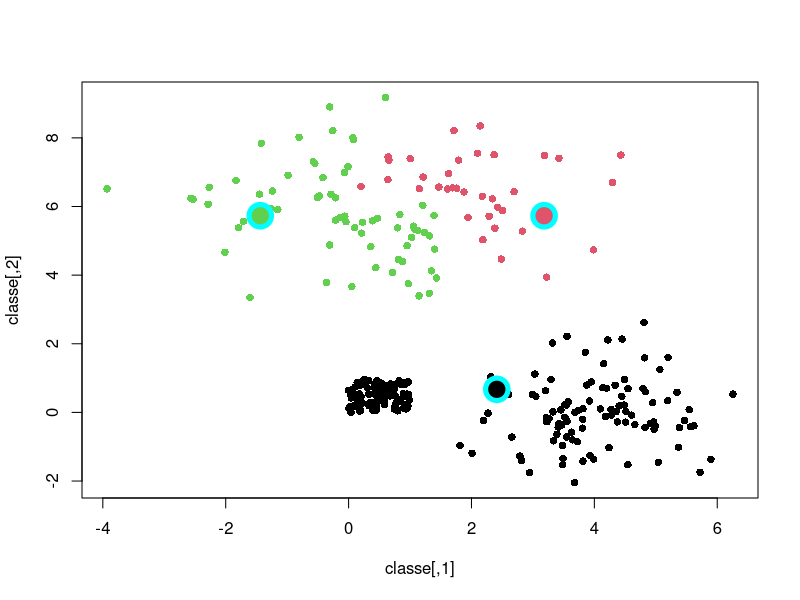
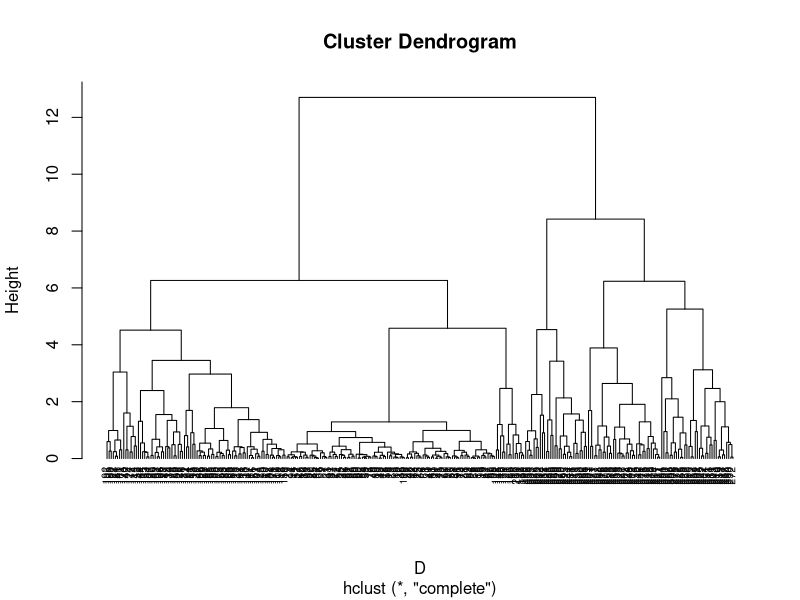
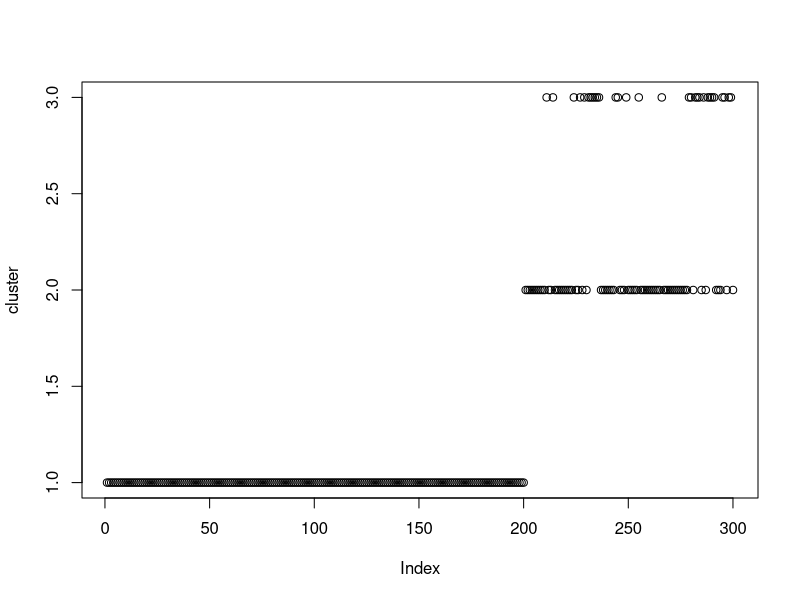
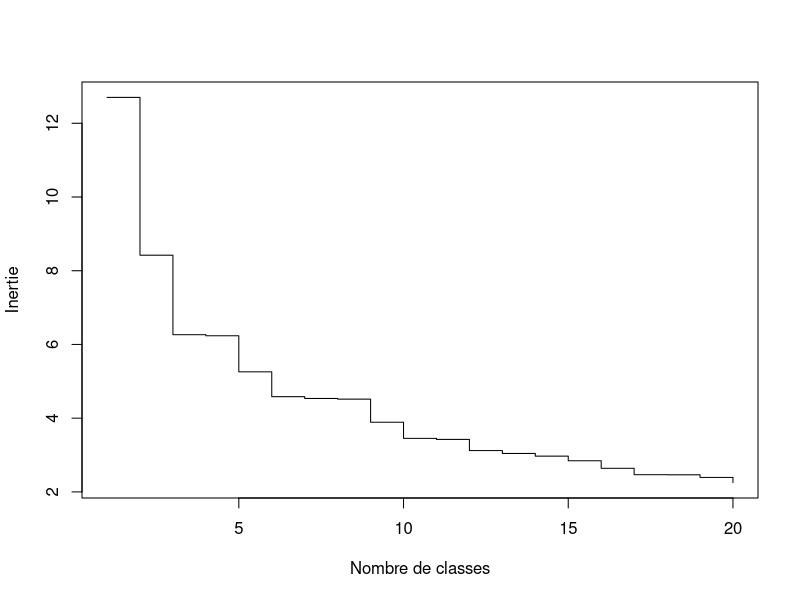

The R source for these figures, in order: (Note: this script raises an error after producing the figures.)

# TP3 POUJOL TEDDY COQUILLARD REMI
# I GENERATION DE POINTS

# création de la matrice contenant les 300 points à classer
mligne <- 300
matrice <- matrix(NA,nrow = mligne, ncol = 2)
rownames(matrice)<-c(1:300)

# a) génération x et y uniformes sur [0,1]
unifX <- runif(100,0,1)
unifY <- runif(100,0,1)

# b) génération x et y gaussiennes de variance 1 avec x de moyenne 4 et y centrée
norm1X <- rnorm(100,4,1)
norm1Y <- rnorm(100,0,1)

# c) génération x et y gaussiennes de variance 2, avec x de moyenne 0.5 et y de moyenne 6
norm2X <- rnorm(100,0.5,sqrt(2))
norm2Y <- rnorm(100,6,sqrt(2))

# Remplissage de la matrice
for (i in 1:100){
  matrice[i,1] <- unifX[i]
  matrice[i,2] <- unifY[i]
  
  matrice[100+i,1] <- norm1X[i]
  matrice[100+i,2] <- norm1Y[i]
  
  matrice[200+i,1] <- norm2X[i]
  matrice[200+i,2] <- norm2Y[i]
}


# fonction distance Euclidienne permettant d'avoir la distance entre deux points
distance_euclidienne<-function(x1,y1,x2,y2){
  X = cbind(x1,x2)
  Y = cbind(y1,y2)
  dist <- sqrt((X[,2]- Y[,2])^2 + (X[,1] - Y[,1])^2)
  return(dist)
}

# II Classification non supervisée

# fonction de classification rendant les points centraux des classes
classiAscendantehierarchique<- function(K,m,matrice){
  
  # matrice distance contenant les distance entre tout les points de la matrice
  dist <- dist(matrice,method="euclidean")
  
  # conversion de dist en matrice
  dist <- as.matrix(dist)
  
  # transformation de dist en matrice triangulaire inférieur
  dist[upper.tri(dist)] <- NA 
  diag(dist) <- NA
  
  # recherce de la distance minimum dans la matrice distance
  elim <- which(dist==min(dist,na.rm=T),arr.ind = T)
  # recupération des deux éléments contenant les lignes et colonnes à supprimer
  elimX <- elim[,1]
  elimY <- elim[,2]
  # calcul moyenne
  moyenneX <- (matrice[elimX,1]+matrice[elimY,1])/2
  moyenneY <- (matrice[elimX,2]+matrice[elimY,2])/2
  
  
  dist <- dist(matrice,method="euclidean")
  dist <- as.matrix(dist)
  
  dist[upper.tri(dist)] <- NA
  diag(dist) <- NA
  
  # tant que le nombre de ligne de dist est supérieur au nombre de classes
  while(nrow(dist) > K){
    # on recherche la distance minimum
    elim <- which(dist==min(dist,na.rm=T),arr.ind = T)
    elimX <- elim[1,1]
    elimY <- elim[1,2]
    
    # calcul moyenne
    moyenneX <- (matrice[elimX,1]+matrice[elimY,1])/2
    moyenneY <- (matrice[elimX,2]+matrice[elimY,2])/2
    
    # debut fusion en remplace la ligne par la moyenne des deux
    matrice[elimX,1] <- moyenneX
    matrice[elimX,2] <- moyenneY
    
    # renommage des lignes dans la matrice principale
    rownames(matrice)[elimX]<-paste(rownames(matrice)[elimX],rownames(matrice)[elimY])
    
    # suppression seconde ligne
    matrice <- matrice[-elimY,]
    
    # suppression la seconde ligne avec la colonne associée
    dist <- dist[-elimY,]
    dist <- dist[,-elimY] 
    
    # redimensionnement de la matrice dist
    dist <- dist(matrice,method="euclidean")
    dist <- as.matrix(dist)
    
    dist[upper.tri(dist)] <- NA
    diag(dist) <- NA
    
  }
  
  # retourne la matrice avec les centres des classes 
  return (matrice)
}

# Récupération du centre des classes
centreClasse <- classiAscendantehierarchique(3,300,matrice)

# Récupération des points dans chaque classes 
tab <- rownames(centreClasse)
t1 <- strsplit(tab[1]," ")
t2 <- strsplit(tab[2]," ")
t3 <- strsplit(tab[3]," ")

# conversion des noms des lignes en int
classe1 <- as.numeric(unlist(t1))
classe2 <- as.numeric(unlist(t2))
classe3 <- as.numeric(unlist(t3))

# Regroupement des points avec les classes associées 
classe <- cbind(matrice, c(0))

for(i in 1:length(classe1)){
  classe[classe1[i],3] <- 1
}
for(i in 1:length(classe2)){
  classe[classe2[i],3] <- 2
}
for(i in 1:length(classe3)){
  classe[classe3[i],3] <- 3
}
centreClasse <- cbind(centreClasse,c(1,2,3))

classe

# affichage nuages de points avec les centres de classes 
plot(classe,pch=16, col=factor(classe[,3]))
points(centreClasse,pch=21,col="cyan",lwd=5 ,bg=factor(centreClasse[,3]),cex=3)


# Vérification avec le programme donné
# matrice distances
D <- dist(matrice, method = "euclidean")

AscHierarchique <- hclust(D, method= "complete")

# affichage du dendrogram
plot(AscHierarchique, cex = 0.6, hang = -1)

# cluster
cluster = cutree(AscHierarchique,3)

# affichage du cluster
plot(cluster)

# diagramme inertie en fonction du nombre de classes pour 
# justifier le choix du nombre de classes
inertie <- sort(AscHierarchique$height, decreasing = TRUE)
plot(inertie[1:20], type = "s", xlab = "Nombre de classes", ylab = "Inertie")
points(c(2, 4, 5), inertieD[c(2, 4, 5)], col = c("green3", "red3", 
                                                 "blue3"), cex = 2, lwd = 3)

# coloriage du dendrogram avec les choix de classes pertinent pour l'étude
plot(AscHierarchique, labels = FALSE, main = "Partition en 2, 4 ou 5 classes", 
     xlab = "", ylab = "", sub = "", axes = FALSE, hang = -1)
rect.hclust(AscHierarchique, 2, border = "green3")
rect.hclust(AscHierarchique, 4, border = "red3")
rect.hclust(AscHierarchique, 5, border = "blue3")

# autre fonction de calcul des barycentres
barycentre2 <- function(dfxy, fac, wt = rep(1, length(fac))){
  f1 <- function(cl) {
    n <- length(cl)
    cl <- as.factor(cl)
    x <- matrix(0, n, length(levels(cl)))
    x[(1:n) + n * (unclass(cl) - 1)] <- 1
    dimnames(x) <- list(names(cl), levels(cl))
    data.frame(x)
  }
  dfxy <- data.frame(dfxy)
  dfdistri <- f1(fac) * wt
  w1 <- unlist(lapply(dfdistri, sum))
  dfdistri <- t(t(dfdistri)/w1)
  coo2 <- t(dfdistri) %*% as.matrix(dfxy)
  rownames(coo2) <- levels(fac)
  coo2
}

ba1 <- barycentre2(matrice, cluster)

# la distance entre le barycentre du nuage de points et les barycentres des classes :
db1 <- (t(ba1)-colMeans(matrice))^2
db1 <- colSums(db1)

# multiplier par le nombre d'individus par groupe :
db1 <- db1*table(cluster)
db1
# l'inertie inter (%de l'inertie totale) :
iner.inter <- sum(db1)/sum((t(matrice)-colMeans(matrice))^2)
iner.inter

# inertie intra :
iner.intra <- 1-iner.inter
iner.intra

